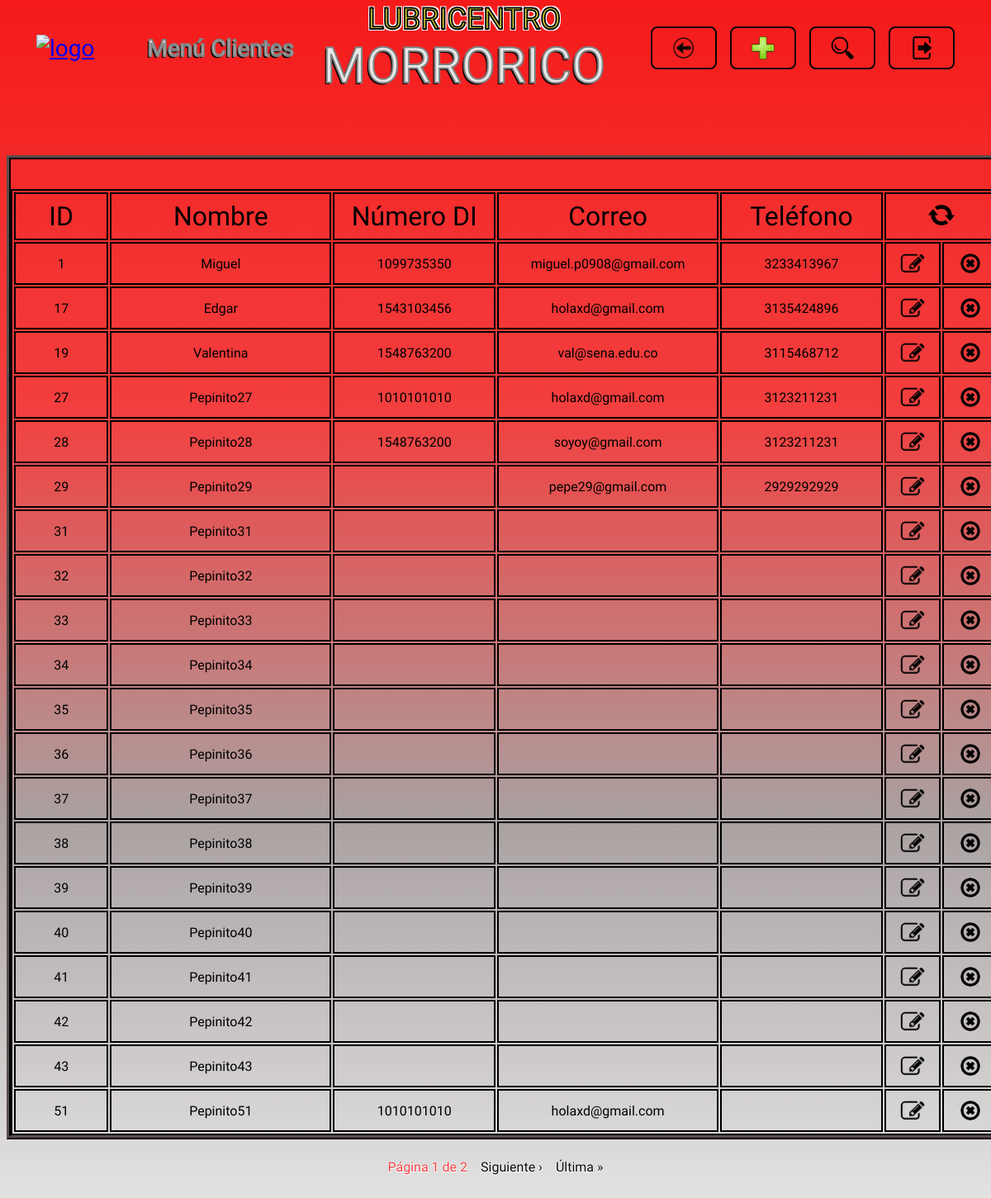
The page /clientes/ on the database as committed earlier.
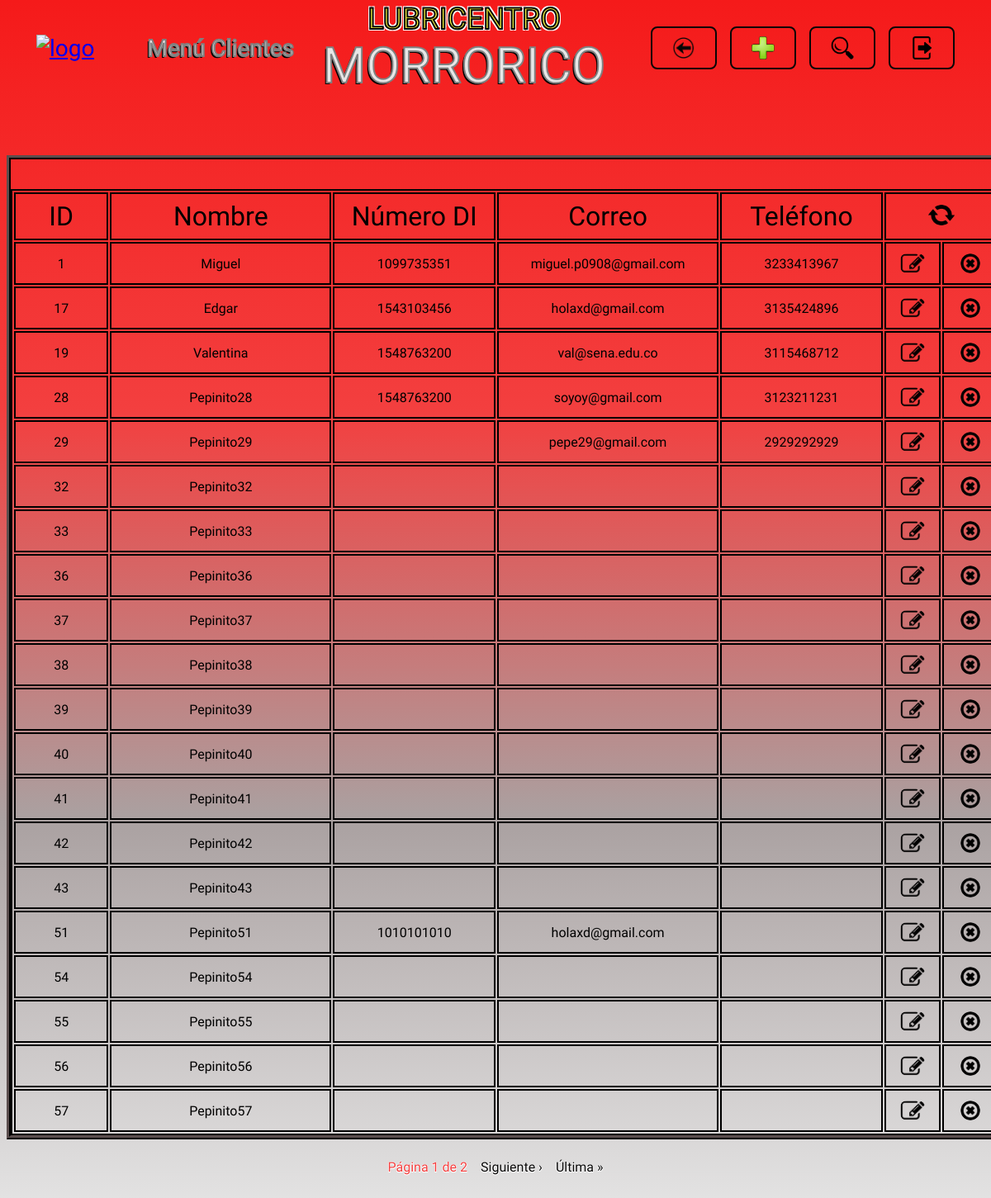
The same page on the database as committed later.
### clientes/models.py (models this page shows)
class Cliente(models.Model):
    nombre_cliente = models.CharField(max_length=50, null=False, blank=False)
    documento_identidad = models.CharField(max_length=20, null=False, blank=False)
    correo_electronico = models.EmailField(max_length=100, null=True, blank=True)
    telefono = models.CharField(max_length=15, null=True, blank=True)

### clientes/views.py (the view)
# urls.py: path('clientes/', include('clientes.urls')),
def clientes(request, clientes=None, registrado=False, eliminado=False, actualizado=False, sin_coincidencias=False, campo=None, buscar=None, name_url="clientes"):
    if clientes is None:
        clientes = Cliente.objects.all()
    paginator = Paginator(clientes, 20)
    numero_pagina = request.GET.get('pagina')
    try:
        pagina = paginator.page(numero_pagina)
    except PageNotAnInteger:
        pagina = paginator.page(1)
    except EmptyPage:
        pagina = paginator.page(paginator.num_pages)
    return render(request, 'clientes.html', {
        'registrado': registrado,
        "eliminado": eliminado,
        "actualizado": actualizado,
        "sin_coincidencias": sin_coincidencias,
        "buscar": buscar,
        "campo": campo,
        "pagina": pagina,
        "name_url": name_url,
    })

### templates/clientes.html (shortened to what this page needs)
{% extends "layouts/base.html" %}
{% load static %}
{% block nombre_seccion %}
<p class="header__titulo letra_blanca">Menú Clientes</p>
{% endblock nombre_seccion %}
{% block boton_volver %}
<li>
    <a href="{% url "menu_opciones" %}" class="header__boton header__volver">
        <img src="{% static "images/logo_volver.png" %}" alt="volver" class="header__logo_boton">
    </a>
</li>
{% endblock boton_volver %}
{% block boton_registrar %}
<li>
    {% include "layouts/partials/boton_registrar.html" %}
</li>
{% endblock boton_registrar %}
{% block boton_buscar %}
<li>
    {% include "layouts/partials/boton_buscar.html" %}
</li>
{% endblock boton_buscar %}
{% block boton_cerrar_sesion %}
    {% include "layouts/partials/boton_cerrar_sesion.html" %}
{% endblock boton_cerrar_sesion %}
{% block cuerpo_seccion %}
<div class="contenedor tabla_registros">
    <table class="tabla_registros__tabla">
        <tr class="celdas_encabezado">
            <th class="celda tabla_registros__celda_id">ID</th>
            <th class="celda tabla_registros__celda_nombre">Nombre</th>
            <th class="celda tabla_registros__celda_numero_di">Número DI</th>
            <th class="celda tabla_registros__celda_correo">Correo</th>
            <th class="celda tabla_registros__celda_telefono">Teléfono</th>
            <th colspan="2" class="celda tabla_registros__celda_recargar"><a href="{% url "clientes" %}"><img src="{% static "images/logo_recargar.png" %}" alt="recargar" class="tabla_registros__recargar"></a></th>
        </tr>
        {% for cliente in pagina.object_list %}
        <tr class="celdas_datos">
            <td class="celda tabla_registros__celda_id">{{ cliente.id }}</td>
            <td class="celda tabla_registros__celda_nombre">{{ cliente.nombre_cliente }}</td>
            <td class="celda tabla_registros__celda_numero_di">{{ cliente.documento_identidad }}</td>
            <td class="celda tabla_registros__celda_correo">{{ cliente.correo_electronico }}</td>
            <td class="celda tabla_registros__celda_telefono">{{ cliente.telefono }}</td>
            <td class="celda tabla_registros__celda_editar"><a href="#" data-registro-id={{ cliente.id }} data-app-registro="clientes" class="tabla_registros__boton boton_editar" ><img src="{% static "images/logo_editar.png" %}" alt="editar" class="tabla_registros__logo_boton tabla_registros__editar"></a></td>
            <td class="celda tabla_registros__celda_eliminar"><a href="#" data-url= {% url "eliminar_cliente" cliente.id %} data-mensaje= "cliente {{ cliente.nombre_cliente }} con ID {{ cliente.id }}" class="tabla_registros__boton boton_eliminar"><img src="{% static "images/logo_eliminar.png" %}" alt="eliminar" class="tabla_registros__logo_boton tabla_registros__eliminar"></a></td>
        </tr>
        {% endfor %}
    </table>
</div>
{% endblock cuerpo_seccion %}
{% block paginacion %}
{% include "layouts/partials/paginacion.html" %}
{% endblock paginacion %}

Rows that differ between the two databases and show on the page:
removed Cliente: id "27", nombre_cliente "Pepinito27", documento_identidad "1010101010", correo_electronico "holaxd@gmail.com", telefono "3123211231"
removed Cliente: id "31", nombre_cliente "Pepinito31"
removed Cliente: id "34", nombre_cliente "Pepinito34"
removed Cliente: id "35", nombre_cliente "Pepinito35"
changed Cliente "Miguel": documento_identidad "1099735350" → "1099735351"
now on this page (row unchanged): Cliente: id "54", nombre_cliente "Pepinito54"
now on this page (row unchanged): Cliente: id "55", nombre_cliente "Pepinito55"
now on this page (row unchanged): Cliente: id "56", nombre_cliente "Pepinito56"
now on this page (row unchanged): Cliente: id "57", nombre_cliente "Pepinito57"
